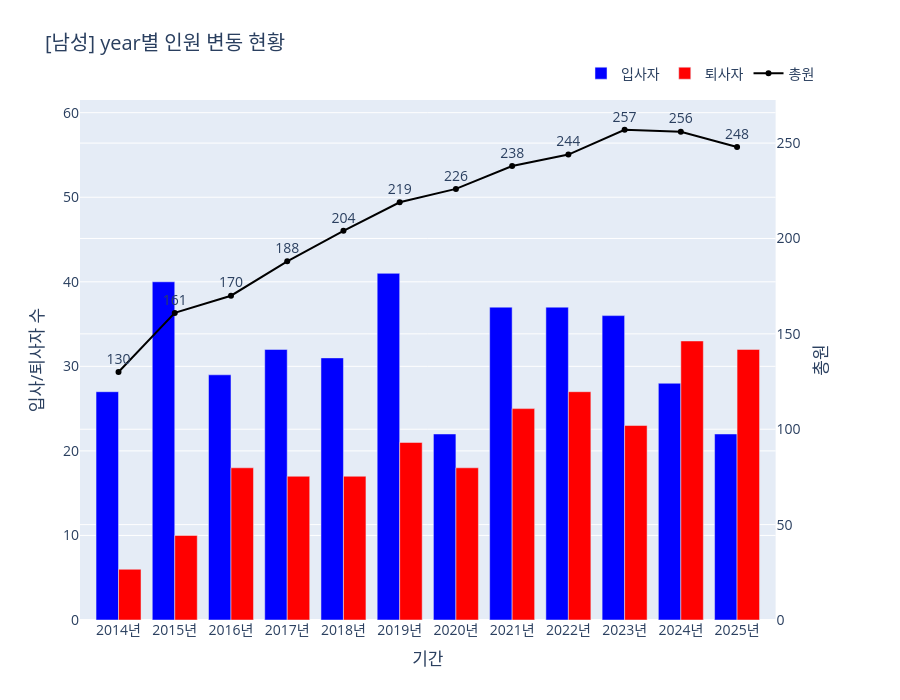

The code cell stored with this chart in its notebook:
### Code cell
# 2. 필요한 모듈 임포트
import pandas as pd
import plotly.io as pio
from IPython.display import display

from services.data_preparer import prepare_basic_proposal_data
from services.proposal_views.basic_proposal_view import create_figure_and_df

# --- 테스트 실행 ---

# 1. app.py의 역할 (1): 데이터 준비 함수를 호출하여 필요한 모든 데이터를 미리 로드합니다.
print("Step 1: `data_preparer`를 통해 데이터 묶음(bundle)과 순서 정보를 준비합니다...")
data_bundle_full = prepare_basic_proposal_data()
data_bundle = data_bundle_full.get("data_bundle", {})
order_map = data_bundle_full.get("order_map", {})
print(" -> 데이터 준비 완료!")


# 2. app.py의 역할 (2): 사용자가 Streamlit 위젯을 통해 필터를 선택했다고 가정합니다.

# 2-1. app.py에 있을 차원 설정(Dimension Config) 정의
# 이 Config는 view 함수가 동적으로 작동하기 위한 '설명서' 역할을 합니다.
DIMENSION_CONFIG = {
    '부서별': {'type': 'hierarchical', 'top': 'DIVISION_NAME', 'sub': 'OFFICE_NAME'},
    '직무별': {'type': 'hierarchical', 'top': 'JOB_L1_NAME', 'sub': 'JOB_L2_NAME'},
    '직위직급별': {'type': 'flat', 'col': 'POSITION_NAME'},
    '성별': {'type': 'flat', 'col': 'GENDER'},
    '연령별': {'type': 'flat', 'col': 'AGE_BIN'},
    '경력연차별': {'type': 'flat', 'col': 'CAREER_BIN'},
    '연봉구간별': {'type': 'flat', 'col': 'SALARY_BIN'},
    '지역별': {'type': 'flat', 'col': 'REGION_CATEGORY'},
    '계약별': {'type': 'flat', 'col': 'CONT_CATEGORY'}
}
# order_map의 순서 정보를 config에 추가
for k, v in DIMENSION_CONFIG.items():
    if v['type'] == 'hierarchical':
        v['order'] = order_map.get(v['top'])
        v['sub_order'] = order_map.get(v['sub'])
    else: # flat
        v['order'] = order_map.get(v['col'])

# 2-2. 사용자 선택 시뮬레이션
# ----- 테스트하고 싶은 값으로 변경 -----
selected_dimension_ui = '성별'
selected_period_agg = 'yearly'
selected_subgroup = '남성' # '부서별' 선택 시 'Development Division' 등으로 변경 가능
# -----------------------------------

print(f"Step 2: 사용자가 '{selected_dimension_ui}', '{selected_period_agg.replace('ly','별')}', '{selected_subgroup}' 필터를 선택했습니다.")


# 3. app.py의 역할 (3): view 함수에 준비된 모든 데이터와 필터 값을 전달하여 결과물 생성
print("Step 3: `view` 모듈을 호출하여 그래프와 요약 테이블을 생성합니다...")
if data_bundle:
    fig, aggregate_df = create_figure_and_df(
        data_bundle=data_bundle, 
        dimension_ui_name=selected_dimension_ui, 
        period_agg_name=selected_period_agg,
        subgroup_name=selected_subgroup,
        dimension_config=DIMENSION_CONFIG
    )
    print(" -> 생성 완료!")
else:
    print(" -> 데이터 번들이 비어있어 결과물을 생성할 수 없습니다.")
    fig, aggregate_df = go.Figure(), pd.DataFrame()


# --- 결과 확인 ---

# 4. ipynb에서 생성된 그래프를 확인합니다.
print("\n--- [결과 1] 생성된 Plotly 그래프 ---")
# pio.renderers.default = 'vscode' 
fig.show()

# 5. ipynb에서 생성된 요약 테이블(aggregate_df)을 확인합니다.
print(f"\n--- [결과 2] '{selected_dimension_ui}' 기준 생성된 요약 테이블 ---")
display(aggregate_df)

### Figure 1 — Plotly figure (JSON) as saved in the notebook; plotly's stock layout.template omitted (floating-point values rounded to 4 significant figures)
{"data": [{"marker": {"color": "blue"}, "name": "입사자", "type": "bar", "x": ["2014년", "2015년", "2016년", "2017년", "2018년", "2019년", "2020년", "2021년", "2022년", "2023년", "2024년", "2025년"], "xaxis": "x", "y": [27, 40, 29, 32, 31, 41, 22, 37, 37, 36, 28, 22], "yaxis": "y"}, {"marker": {"color": "red"}, "name": "퇴사자", "type": "bar", "x": ["2014년", "2015년", "2016년", "2017년", "2018년", "2019년", "2020년", "2021년", "2022년", "2023년", "2024년", "2025년"], "xaxis": "x", "y": [6, 10, 18, 17, 17, 21, 18, 25, 27, 23, 33, 32], "yaxis": "y"}, {"line": {"color": "black"}, "mode": "lines+markers+text", "name": "총원", "text": [130.0, 161.0, 170.0, 188.0, 204.0, 219.0, 226.0, 238.0, 244.0, 257.0, 256.0, 248.0], "textposition": "top center", "type": "scatter", "x": ["2014년", "2015년", "2016년", "2017년", "2018년", "2019년", "2020년", "2021년", "2022년", "2023년", "2024년", "2025년"], "xaxis": "x", "y": [130, 161, 170, 188, 204, 219, 226, 238, 244, 257, 256, 248], "yaxis": "y2"}], "layout": {"barmode": "group", "font": {"size": 14}, "height": 700, "legend": {"orientation": "h", "x": 1, "xanchor": "right", "y": 1.02, "yanchor": "bottom"}, "title": {"text": "[남성] year별 인원 변동 현황"}, "xaxis": {"anchor": "y", "domain": [0, 0.94], "title": {"text": "기간"}}, "yaxis": {"anchor": "x", "domain": [0, 1], "range": [0, 61.5], "title": {"text": "입사/퇴사자 수"}}, "yaxis2": {"anchor": "x", "overlaying": "y", "rangemode": "tozero", "side": "right", "title": {"text": "총원"}}}}
